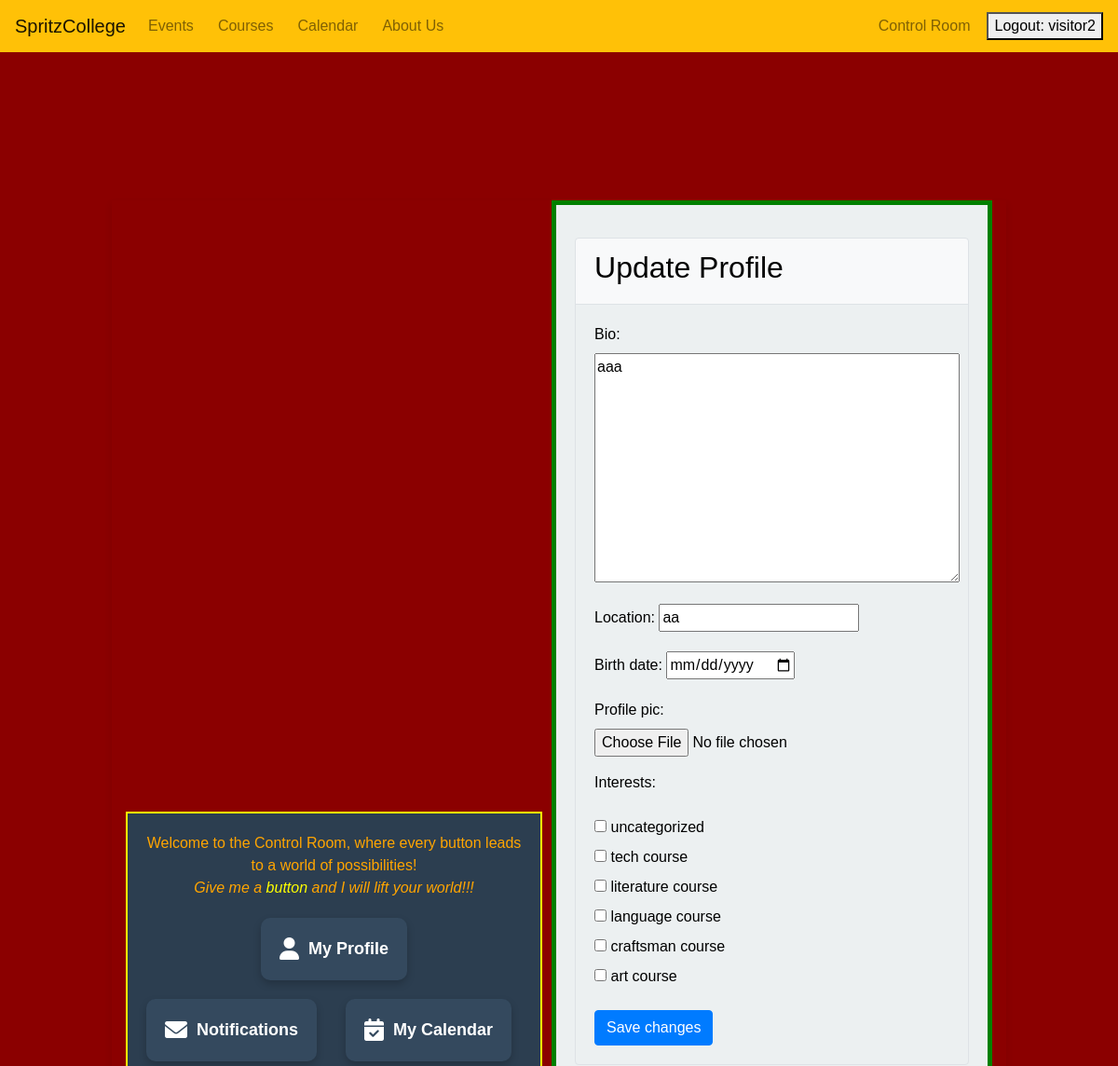
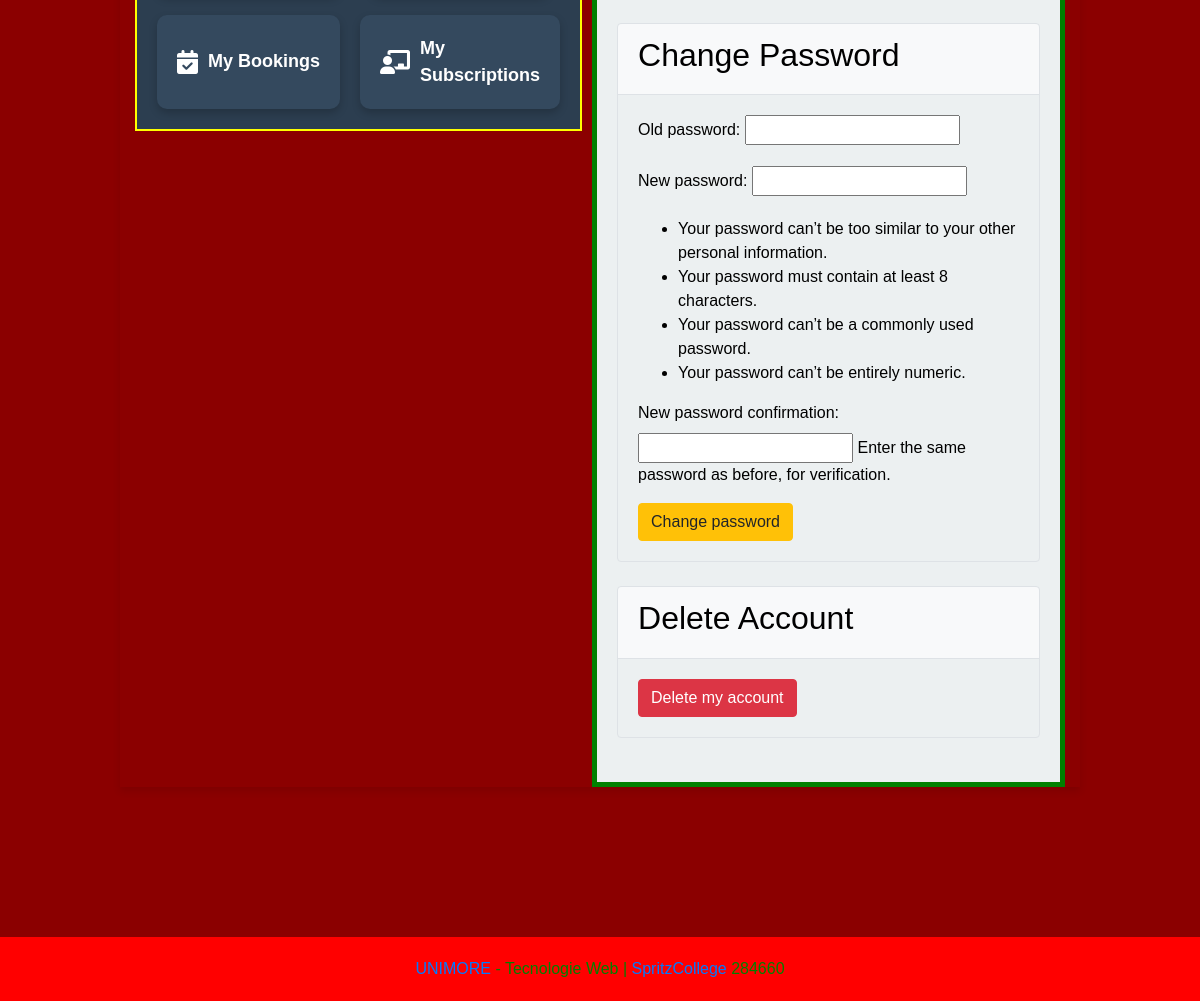
Screenshot of /profiles/profile/update/ (signed in) with the database file from the repository (2 pictures, top to bottom).
### Profiles/models.py (models this page shows)
class Profile(models.Model):
    CATEGORY_CHOICES = [
        ('ANY', 'uncategorized'),
        ('TCH', 'tech course'),
        ('LTR', 'literature course'),
        ('LAN', 'language course'),
        ('HND', 'craftsman course'),
        ('ART', 'art course'),
    ]
    user = models.OneToOneField(User, on_delete=models.CASCADE)
    bio = models.TextField(max_length=500, blank=True)
    location = models.CharField(max_length=30, blank=True)
    birth_date = models.DateField(null=True, blank=True)
    profile_pic = models.ImageField(upload_to='profile_pics', blank=True)
    interests = models.TextField(blank=True)

### Profiles/views.py (the view, shortened to what this page needs)
# urls.py: path('profile/update/', ProfileUpdateView.as_view(), name='profile_update'),
@method_decorator(login_required, name='dispatch')
class ProfileUpdateView(LoginRequiredMixin, UpdateView):
    model = Profile
    form_class = ProfileForm
    template_name = 'Profiles/profile_update.html'
    success_url = reverse_lazy('profile_update')
    def get_object(self, queryset=None):
        return self.request.user.profile
    def get_context_data(self, **kwargs):
        context = super(ProfileUpdateView, self).get_context_data(**kwargs)
        if self.request.POST:
            context['password_form'] = CustomPasswordChangeForm(self.request.user, self.request.POST)
        else:
            context['password_form'] = CustomPasswordChangeForm(self.request.user)
        return context

### Profiles/forms.py (shortened to what this page needs)
class ProfileForm(forms.ModelForm):
    interests = forms.MultipleChoiceField(
        choices=Profile.CATEGORY_CHOICES,
        widget=forms.CheckboxSelectMultiple,
        required=False
    )
    birth_date = forms.DateField(
        widget=forms.DateInput(attrs={'type': 'date'}),
        required=False
    )
    class Meta:
        model = Profile
        fields = ['bio', 'location', 'birth_date', 'profile_pic', 'interests']
    def __init__(self, *args, **kwargs):
        super(ProfileForm, self).__init__(*args, **kwargs)
        if self.instance and self.instance.pk:
            initial_interests = self.instance.interests
            if initial_interests:
                self.fields['interests'].initial = initial_interests.split(',')

class CustomPasswordChangeForm(PasswordChangeForm):
    pass

### Profiles/templatetags/filter.py (called while the page is built)
@register.filter(name='has_group')
def has_group(user, group_name):
    if user.is_superuser:
        return True
    group = Group.objects.get(name=group_name)
    return True if group in user.groups.all() else False

### Profiles/templates/Profiles/profile_update.html (shortened to what this page needs)
{% extends "base-panel.html" %}
{% block panel %}
  <div class="custom-container mt-4">
    <div class="custom-card mb-4">
      <div class="custom-card-header">
        <h2>Update Profile</h2>
      </div>
      <div class="custom-card-body">
        <form method="post" enctype="multipart/form-data">
          <div class="custom-form-group">
            {{ form.as_p }}
          </div>
          <button type="submit" class="btn btn-primary">Save changes</button>
        </form>
      </div>
    </div>
    <div class="custom-card mb-4">
      <div class="custom-card-header">
        <h2>Change Password</h2>
      </div>
      <div class="custom-card-body">
        <form method="post" action="{% url 'password_change' %}">
          <div class="custom-form-group">
            {{ password_form.as_p }}
          </div>
          <button type="submit" class="btn btn-warning">Change password</button>
        </form>
      </div>
    </div>
    <div class="custom-card mb-4">
      <div class="custom-card-header">
        <h2>Delete Account</h2>
      </div>
      <div class="custom-card-body">
        <form method="post" action="{% url 'profile_delete' %}">
          <button type="submit" class="btn btn-danger">Delete my account</button>
        </form>
      </div>
    </div>
  </div>
{% endblock %}

### templates/base.html (shortened to what this page needs)
{% load static %}
<!DOCTYPE html>
<html lang="it">
<head>
  <link rel="stylesheet" href="https://cdn.jsdelivr.net/npm/bootstrap@4.6.1/dist/css/bootstrap.min.css">
  <link rel="stylesheet" href="https://cdnjs.cloudflare.com/ajax/libs/font-awesome/5.15.1/css/all.min.css">
</head>
<body>
  <header class="top-bar">
    <nav class="navbar navbar-expand-lg navbar-light bg-warning text-white">
      <a class="navbar-brand" href="{% url 'home' %}">SpritzCollege</a>
      <div class="collapse navbar-collapse" id="navbarSupportedContent">
        <ul class="navbar-nav mr-auto">
          <li class="nav-item">
            <a class="nav-link" href="{% url 'list_events' %}">Events</a>
          </li>
          <li class="nav-item">
            <a class="nav-link" href="{% url 'list_courses' %}">Courses</a>
          </li>
          <li class="nav-item">
            <a class="nav-link" href="{% url 'calendar_view' %}">Calendar</a>
          </li>
          <li class="nav-item">
            <a class="nav-link" href="{% url 'about_us' %}">About Us</a>
          </li>
        </ul>
        {% if request.user.is_authenticated %}
        <ul class="navbar-nav ml-auto">
          <li class="nav-item">
            <a class="nav-link" href="{% url 'my_messages' %}">Control Room</a>
          </li>
      </div>
      {% endif %}
      {% if user.is_authenticated %}
      <form method="post" action="{% url 'logout' %}">
        <button type="submit">Logout: {{user.username}}</button>
      </form>
      {% else %}
      <a style="padding-right: 10px; font-style: italic;" href="{% url 'register' %}">submit</a>
        <form method="post" action="{% url 'login' %}">
          {% csrf_token %}
          <button type="submit">Sign in</button>
        </form>
      {% endif %}
    </nav>
  </header>
  <main>
    {% block content %}
    {% endblock %}
  </main>
  <footer class="bottom-bar">
    <div class="text-center">
      <a href="https://www.unimore.it/it">UNIMORE</a> - Tecnologie Web | <a href="{% url 'home' %}">SpritzCollege</a>
    </div>
  </footer>
</body>
</html>

### templates/base.html (style rules this page uses)
body { margin-bottom: 100px; background-color: white; color: black; height: 100%; }
.navbar-nav { display: flex; align-items: center; }
.nav-item { margin-right: 10px; }
.bottom-bar { position: fixed; bottom: 0; width: 100%; display: flex; align-items: center; justify-content: center; background-color: red; padding: 20px 0; color: green; }

### Profiles/templates/Profiles/profile_update.html (style rules this page uses)
.custom-container { margin-top: 1rem; }
.custom-card { margin-bottom: 1rem; border: 1px solid #dee2e6; border-radius: 0.25rem; }
.custom-card-header { padding: 0.75rem 1.25rem; margin-bottom: 0; background-color: #f8f9fa; border-bottom: 1px solid #dee2e6; border-top-left-radius: 0.25rem; border-top-right-radius: 0.25rem; }
.custom-card-body { padding: 1.25rem; }
.custom-form-group { margin-bottom: 1rem; }

### templates/base-panel.html (style rules this page uses)
body { margin: 0; font-family: Arial, sans-serif; background-color: darkred; }

### rows the page displays
Profile: bio "aaa", location "aa", interests "☐ ☐ ☐ ☐ ☐ ☐"

### other values shown
{{ user.username }} "visitor2"
